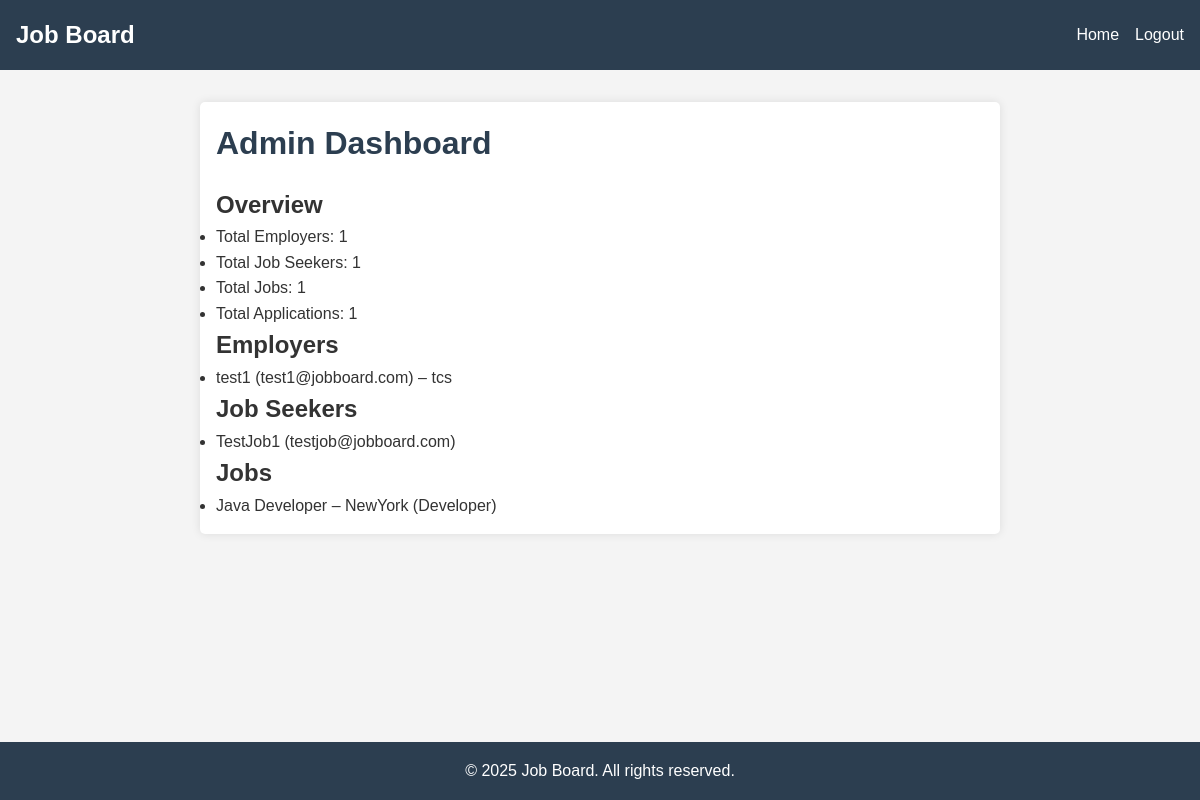
/admin/dashboard (signed in), run on an earlier commit of the app's database.
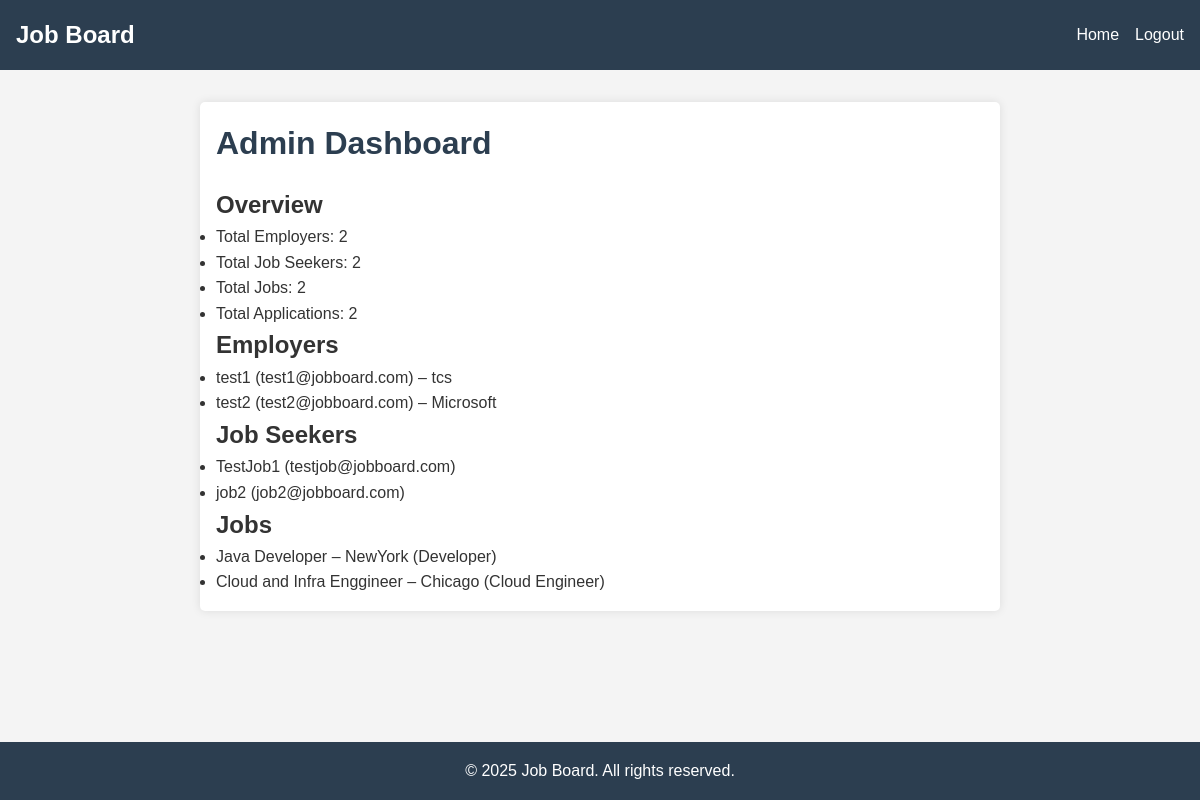
And on a later commit of the database.
### backend/models.py (models this page shows)
class Employer(db.Model):
    __tablename__ = 'employer'
    id = db.Column(db.Integer, primary_key=True)
    name = db.Column(db.String(100), nullable=False)
    email = db.Column(db.String(120), unique=True, nullable=False)
    password = db.Column(db.String(200), nullable=False)
    company = db.Column(db.String(100))
    jobs = db.relationship('Job', back_populates='employer', lazy=True)

class JobSeeker(db.Model):
    __tablename__ = 'job_seeker'
    id = db.Column(db.Integer, primary_key=True)
    name = db.Column(db.String(100), nullable=False)
    email = db.Column(db.String(120), unique=True, nullable=False)
    password = db.Column(db.String(200), nullable=False)
    resume = db.Column(db.String(200))
    applications = db.relationship('Application', back_populates='seeker', lazy=True)

class Job(db.Model):
    __tablename__ = 'job'
    id = db.Column(db.Integer, primary_key=True)
    title = db.Column(db.String(100), nullable=False)
    description = db.Column(db.Text)
    location = db.Column(db.String(100))
    salary = db.Column(db.Float)
    category = db.Column(db.String(100))
    employer_id = db.Column(db.Integer, db.ForeignKey('employer.id'), nullable=False)
    employer = db.relationship('Employer', back_populates='jobs', lazy=True)
    applications = db.relationship('Application', back_populates='job', lazy=True)

### backend/app.py (the view)
    @app.route('/admin/dashboard')
    @login_required(role='admin')
    def admin_dashboard():
        employers = Employer.query.all()
        seekers = JobSeeker.query.all()
        jobs = Job.query.all()
        applications = Application.query.all()
        stats = {
            'employer_count': len(employers),
            'seeker_count': len(seekers),
            'job_count': len(jobs),
            'application_count': len(applications),
        }
        return render_template(
            'admin_dashboard.html',
            stats=stats,
            employers=employers,
            seekers=seekers,
            jobs=jobs,
            applications=applications
        )

### templates/admin_dashboard.html (shortened to what this page needs)
<!DOCTYPE html>
<html lang="en">
<head>
    <link rel="stylesheet" href="{{ url_for('static', filename='css/style.css') }}">
</head>
<body>
<nav>
    <h2>Job Board</h2>
    <ul>
        <li><a href="{{ url_for('index') }}">Home</a></li>
        <li><a href="{{ url_for('logout') }}">Logout</a></li>
    </ul>
</nav>
<main>
    <h1>Admin Dashboard</h1>
    <section>
        <h2>Overview</h2>
        <ul>
            <li>Total Employers: {{ stats.employer_count }}</li>
            <li>Total Job Seekers: {{ stats.seeker_count }}</li>
            <li>Total Jobs: {{ stats.job_count }}</li>
            <li>Total Applications: {{ stats.application_count }}</li>
        </ul>
    </section>
    <section>
        <h2>Employers</h2>
        <ul>
            {% for e in employers %}
                <li>{{ e.name }} ({{ e.email }}) – {{ e.company }}</li>
            {% else %}
                <li>No employers.</li>
            {% endfor %}
        </ul>
    </section>
    <section>
        <h2>Job Seekers</h2>
        <ul>
            {% for s in seekers %}
                <li>{{ s.name }} ({{ s.email }})</li>
            {% else %}
                <li>No job seekers.</li>
            {% endfor %}
        </ul>
    </section>
    <section>
        <h2>Jobs</h2>
        <ul>
            {% for j in jobs %}
                <li>{{ j.title }} – {{ j.location }} ({{ j.category }})</li>
            {% else %}
                <li>No jobs.</li>
            {% endfor %}
        </ul>
    </section>
</main>
<footer>
    <p>&copy; 2025 Job Board. All rights reserved.</p>
</footer>
</body>
</html>

### static/css/style.css (style rules this page uses)
* { margin: 0; padding: 0; box-sizing: border-box; }
body { font-family: 'Arial', sans-serif; line-height: 1.6; background-color: #f4f4f4; color: #333; }
nav { background-color: #2c3e50; color: white; padding: 1rem; display: flex; justify-content: space-between; align-items: center; }
nav h2 { margin: 0; }
nav ul { list-style: none; display: flex; gap: 1rem; }
nav a { color: white; text-decoration: none; }
main { max-width: 800px; margin: 2rem auto; padding: 1rem; background: white; border-radius: 5px; box-shadow: 0 0 10px rgba(0, 0, 0, 0.1); }
h1 { color: #2c3e50; margin-bottom: 1rem; }
a { color: #2980b9; text-decoration: none; }
footer { text-align: center; padding: 1rem; background-color: #2c3e50; color: white; position: fixed; width: 100%; bottom: 0; }

What changed in the data, as far as the page shows it:
added Employer: name "test2", email "test2@jobboard.com", company "Microsoft"
added JobSeeker: name "job2", email "job2@jobboard.com"
added Job: title "Cloud and Infra Enggineer", location "Chicago", category "Cloud Engineer"
Also different on the page:
{{ stats.employer_count }}: "1" → "2"
{{ stats.seeker_count }}: "1" → "2"
{{ stats.job_count }}: "1" → "2"
{{ stats.application_count }}: "1" → "2"
